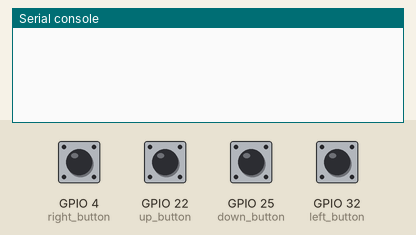
A program run on a simulated ESP32 board running MicroPython. On the bench: the last lines printed to the serial console. The test bench sets the inputs (shaded band); at power-on: GPIO 4 (right_button), GPIO 22 (up_button), GPIO 25 (down_button), GPIO 32 (left_button) HIGH.

Above: at 1.2 s.
1.3 s: GPIO 4 (right_button) pulled LOW for 0.25 s
At 1.9 s:
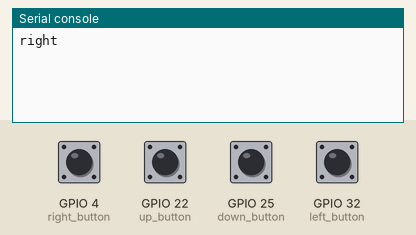
3.0 s: GPIO 22 (up_button) pulled LOW for 0.25 s
At 4.3 s:
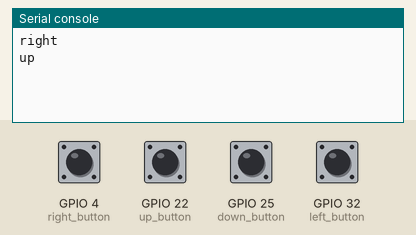
4.7 s: GPIO 25 (down_button) pulled LOW for 0.25 s
At 5.9 s:
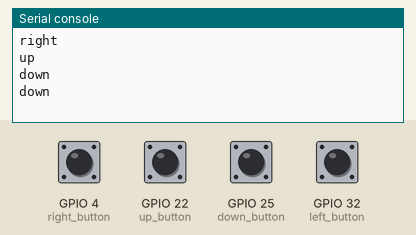
6.4 s: GPIO 32 (left_button) pulled LOW for 0.25 s
At 7.2 s:
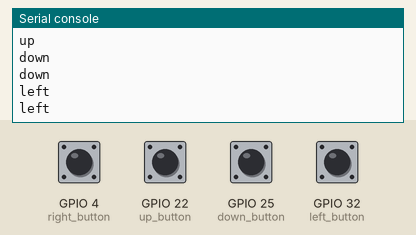

Measured:
- after the input at 1.3 s, the serial console: prints a new line after 0.10 s (image 1)
- after the input at 3.0 s, the serial console: prints a new line at once (image 2)
- after the input at 4.7 s, the serial console: prints a new line after 0.10 s (image 3)
- after the input at 6.4 s, the serial console: prints a new line at once (image 4)

The program:

2.2_button-3btn.py
```python
from machine import Pin
from time import sleep

uppin=22
leftpin=32
downpin=25
rightpin=4

up_button=Pin(uppin,Pin.IN,Pin.PULL_UP)
left_button=Pin(leftpin,Pin.IN,Pin.PULL_UP)
down_button=Pin(downpin,Pin.IN,Pin.PULL_UP)
right_button=Pin(rightpin,Pin.IN,Pin.PULL_UP)

state=['up','left','down','right']

up_status=1
left_status=1
down_status=1
right_status=1

while True:
    up_tmp=up_button.value()
    if up_tmp!=up_status:
        if up_tmp==0:
            print(state[0])
        up_status=up_tmp

    #left
    left_status=left_button.value()
    if left_status != 1:
        print(state[1])

    #down
    down_tmp=down_button.value()
    if down_tmp!=down_status :
        print(state[2])
        down_status=down_tmp

    #right
    right_tmp=right_button.value()
    if right_tmp!=1:
        print(state[3])

    sleep(0.2)

    
```
